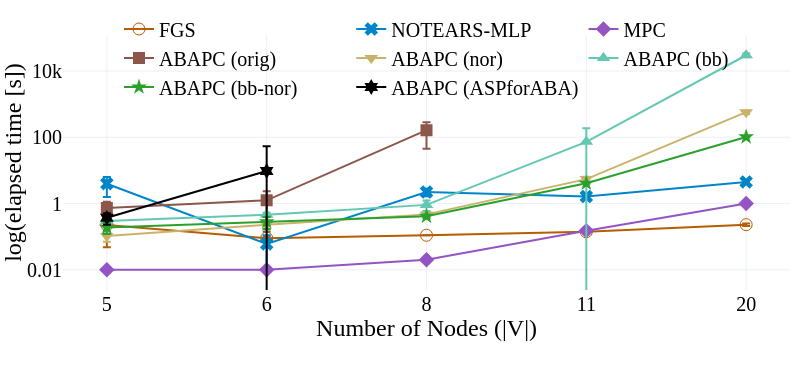
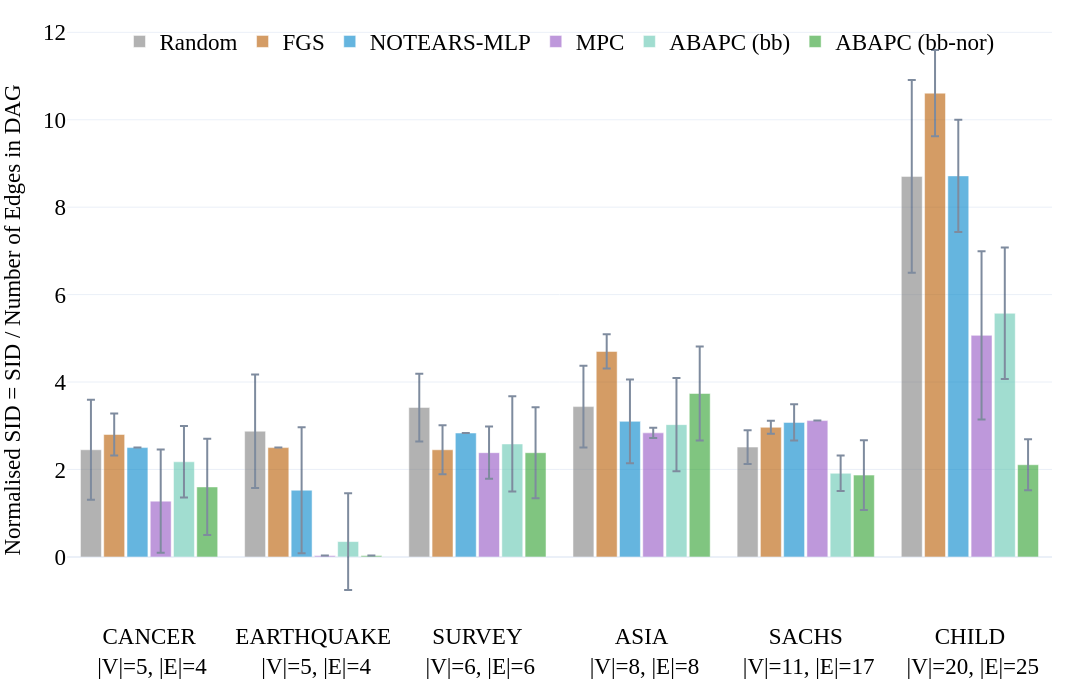

Write notebook code for charts like these, in order.
### Code cell
# Runtime comparison across ABAPC variants and baselines
if len(matched10_runtime_all):
    combined_runtime_all = matched10_runtime_all.copy()
    combined_runtime_all['model'] = combined_runtime_all['model'].replace({'ABAPC (Orig)': 'ABAPC (orig)'})

    aspforaba_runtime_df = load_aspforaba_runtime().copy()
    if len(aspforaba_runtime_df):
        aspforaba_runtime_df = format_runtime_datasets(aspforaba_runtime_df)
        for c in combined_runtime_all.columns:
            if c not in aspforaba_runtime_df.columns:
                aspforaba_runtime_df[c] = np.nan
        for c in aspforaba_runtime_df.columns:
            if c not in combined_runtime_all.columns:
                combined_runtime_all[c] = np.nan
        combined_runtime_all = pd.concat([
            combined_runtime_all,
            aspforaba_runtime_df[combined_runtime_all.columns],
        ], ignore_index=True)

    combined_runtime_names_dict = dict(matched10_names_dict)
    combined_runtime_symbols_dict = dict(matched10_symbols_dict)
    combined_runtime_colors_dict = dict(matched10_colors_dict)
    combined_runtime_names_dict['abapc_orig'] = 'ABAPC (orig)'
    combined_runtime_names_dict['pure_abapc'] = 'ABAPC (ASPforABA)'
    combined_runtime_symbols_dict['pure_abapc'] = 'hexagram'
    combined_runtime_colors_dict['pure_abapc'] = 'black'

    combined_runtime_methods = [
        m for m in ['fgs', 'nt', 'mpc', 'abapc_orig', 'abapc_nor', 'abapc_bb', 'abapc_bb_nor', 'pure_abapc']
        if combined_runtime_names_dict[m] in combined_runtime_all['model'].unique()
    ]
    print('Matched-10 runtime models:', [combined_runtime_names_dict[m] for m in combined_runtime_methods])
    plot_runtime(
        combined_runtime_all, ['n_nodes'], '', combined_runtime_names_dict, combined_runtime_symbols_dict, combined_runtime_colors_dict,
        combined_runtime_methods,
        share_y=False, save_figs=save_figs, model_aliases=combined_runtime_names_dict,
        output_name=str(REPO_ROOT / 'results/figs/Fig.2_runtime.html'),
        debug=False, font_size=20, plot_height=370, plot_width=800
    )
else:
    print('No matched-10 runtime results found.')

# Paper plots: baselines against ABAPC (bb) and ABAPC (bb-nor) only
paper_methods = ['Random', 'FGS', 'NOTEARS-MLP', 'MPC', 'ABAPC (bb)', 'ABAPC (bb-nor)']
paper_dag_all = matched10_dag_all[matched10_dag_all['model'].isin(paper_methods)].copy() if len(matched10_dag_all) else matched10_dag_all
paper_cpdag_all = matched10_cpdag_all[matched10_cpdag_all['model'].isin(paper_methods)].copy() if len(matched10_cpdag_all) else matched10_cpdag_all
paper_methods_dag = [m for m in paper_methods if len(paper_dag_all) and m in paper_dag_all['model'].unique()]
paper_methods_cpdag = [m for m in paper_methods if len(paper_cpdag_all) and m in paper_cpdag_all['model'].unique()]
print('Paper DAG models:', paper_methods_dag)
print('Paper CPDAG models:', paper_methods_cpdag)

if len(paper_dag_all):
    bar_chart_plotly(
        paper_dag_all, 'p_SID', matched10_names_dict, matched10_colors_dict, paper_methods_dag,
        save_figs=save_figs, font_size=23, output_name=str(REPO_ROOT / 'results/figs/Fig.bn_matched10_dag_SID.html'),
        debug=False
    )
    double_bar_chart_plotly(
        paper_dag_all, ['p_shd','F1'], matched10_names_dict, matched10_colors_dict, paper_methods_dag,
        save_figs=save_figs, font_size=23, output_name=str(REPO_ROOT / 'results/figs/Fig.bn_matched10_dag_SHD_F1.html'),
        debug=False, range_y1=[0,2.6], range_y2=[0,5.6], rect_exp=0.01
    )
    double_bar_chart_plotly(
        paper_dag_all, ['precision','recall'], matched10_names_dict, matched10_colors_dict, paper_methods_dag,
        save_figs=save_figs, font_size=23, output_name=str(REPO_ROOT / 'results/figs/Fig.bn_matched10_dag_prec_rec.html'),
        debug=False
    )
else:
    print('No matched-10 DAG paper results found.')

if len(paper_cpdag_all):
    double_bar_chart_plotly(
        paper_cpdag_all, ['p_SID_low','p_SID_high'], matched10_names_dict, matched10_colors_dict, paper_methods_cpdag,
        save_figs=save_figs, font_size=23, output_name=str(REPO_ROOT / 'results/figs/Fig.2_SID_cpdag_matched10.html'),
        debug=False, range_y1=[0,6], range_y2=[0,6], rect_exp=0.01
    )
    double_bar_chart_plotly(
        paper_cpdag_all, ['p_shd','F1'], matched10_names_dict, matched10_colors_dict, paper_methods_cpdag,
        save_figs=save_figs, font_size=23, output_name=str(REPO_ROOT / 'results/figs/Fig.bn_matched10_cpdag_SHD_F1.html'),
        debug=False, range_y1=[0,6], range_y2=[0,6], rect_exp=0.01
    )
else:
    print('No matched-10 CPDAG paper results found.')

child_matched10 = paper_dag_all[paper_dag_all['dataset'].astype(str).str.startswith('CHILD')].copy() if len(paper_dag_all) else paper_dag_all
if len(child_matched10) and len(paper_cpdag_all):
    child_cpdag = paper_cpdag_all[paper_cpdag_all['dataset'].astype(str).str.startswith('CHILD')][['model','SID_low_mean','SID_high_mean']].copy()
    display(child_matched10[['model','elapsed_mean','precision_mean','recall_mean','F1_mean','shd_mean','SID_mean']].merge(child_cpdag, on='model', how='left').sort_values('model'))

### Figure 1 — Plotly figure (JSON) as saved in the notebook; plotly's stock layout.template omitted (floating-point values rounded to 4 significant figures)
{"data": [{"error_y": {"array": [0.1768, 0.01, 0, 0.01, 0.02], "thickness": 2, "type": "data"}, "line": {"color": "#b85c00", "simplify": true, "width": 2}, "marker": {"color": "#b85c00", "size": 12, "symbol": "circle-open-dot"}, "mode": "lines+markers", "name": "FGS", "showlegend": true, "type": "scatter", "x": ["5", "6", "8", "11", "20"], "xaxis": "x", "y": [0.225, 0.09, 0.11, 0.14, 0.23], "yaxis": "y"}, {"error_y": {"array": [2.39, 0.05, 0.58, 0.27, 0.63], "thickness": 2, "type": "data"}, "line": {"color": "#0085CA", "simplify": true, "width": 2}, "marker": {"color": "#0085CA", "size": 12, "symbol": "x"}, "mode": "lines+markers", "name": "NOTEARS-MLP", "showlegend": true, "type": "scatter", "x": ["5", "6", "8", "11", "20"], "xaxis": "x", "y": [3.96, 0.06, 2.23, 1.63, 4.48], "yaxis": "y"}, {"error_y": {"array": [0, 0, 0, 0, 0.02], "thickness": 2, "type": "data"}, "line": {"color": "#9454c4", "simplify": true, "width": 2}, "marker": {"color": "#9454c4", "size": 12, "symbol": "diamond-dot"}, "mode": "lines+markers", "name": "MPC", "showlegend": true, "type": "scatter", "x": ["5", "6", "8", "11", "20"], "xaxis": "x", "y": [0.01, 0.01, 0.02, 0.15, 1], "yaxis": "y"}, {"error_y": {"array": [0.396, 1.11, 119.8, null, null], "thickness": 2, "type": "data"}, "line": {"color": "#8c564b", "simplify": true, "width": 2}, "marker": {"color": "#8c564b", "size": 12, "symbol": "square-dot"}, "mode": "lines+markers", "name": "ABAPC (orig)", "showlegend": true, "type": "scatter", "x": ["5", "6", "8", "11", "20"], "xaxis": "x", "y": [0.73, 1.25, 164.6, null, null], "yaxis": "y"}, {"error_y": {"array": [0.03536, 0.07, 0.08, 1, 71.05], "thickness": 2, "type": "data"}, "line": {"color": "#c9b36b", "simplify": true, "width": 2}, "marker": {"color": "#c9b36b", "size": 12, "symbol": "triangle-down-dot"}, "mode": "lines+markers", "name": "ABAPC (nor)", "showlegend": true, "type": "scatter", "x": ["5", "6", "8", "11", "20"], "xaxis": "x", "y": [0.105, 0.23, 0.47, 5.46, 575.3], "yaxis": "y"}, {"error_y": {"array": [0.1344, 0.07, 0.32, 114.1, 3703.0], "thickness": 2, "type": "data"}, "line": {"color": "#63c7b2", "simplify": true, "width": 2}, "marker": {"color": "#63c7b2", "size": 12, "symbol": "triangle-up-dot"}, "mode": "lines+markers", "name": "ABAPC (bb)", "showlegend": true, "type": "scatter", "x": ["5", "6", "8", "11", "20"], "xaxis": "x", "y": [0.295, 0.46, 0.91, 73.1, 30060.0], "yaxis": "y"}, {"error_y": {"array": [0.07071, 0.11, 0.05, 0.15, 4.14], "thickness": 2, "type": "data"}, "line": {"color": "#2ca02c", "simplify": true, "width": 2}, "marker": {"color": "#2ca02c", "size": 12, "symbol": "star"}, "mode": "lines+markers", "name": "ABAPC (bb-nor)", "showlegend": true, "type": "scatter", "x": ["5", "6", "8", "11", "20"], "xaxis": "x", "y": [0.19, 0.28, 0.41, 4.1, 102.5], "yaxis": "y"}, {"error_y": {"array": [0.1414, 43.85, null, null, null], "thickness": 2, "type": "data"}, "line": {"color": "black", "simplify": true, "width": 2}, "marker": {"color": "black", "size": 12, "symbol": "hexagram"}, "mode": "lines+markers", "name": "ABAPC (ASPforABA)", "showlegend": true, "type": "scatter", "x": ["5", "6", "8", "11", "20"], "xaxis": "x", "y": [0.37, 9.62, null, null, null], "yaxis": "y"}], "layout": {"font": {"color": "black", "family": "Serif", "size": 20}, "height": 370, "legend": {"bgcolor": "rgba(255,255,255,0)", "bordercolor": "rgba(255,255,255,0)", "orientation": "h", "x": 0.5, "xanchor": "center", "y": 1.1, "yanchor": "top"}, "margin": {"b": 80, "l": 10, "r": 10, "t": 10}, "width": 800, "xaxis": {"anchor": "y", "categoryarray": ["5", "6", "8", "11", "20"], "categoryorder": "array", "domain": [0, 1], "side": "bottom", "title": {"standoff": 0, "text": "Number of Nodes (|V|)"}, "type": "category"}, "yaxis": {"anchor": "x", "domain": [0, 1], "matches": "y", "title": {"standoff": 0, "text": "log(elapsed time [s])"}, "type": "log"}}}

### Figure 2 — Plotly figure (JSON) as saved in the notebook; plotly's stock layout.template omitted (floating-point values rounded to 4 significant figures)
{"data": [{"error_y": {"array": [1.143, 1.298, 0.775, 0.9363, 0.3853, 2.204], "type": "data", "visible": true}, "marker": {"color": "#7f7f7f"}, "name": "Random", "opacity": 0.6, "type": "bar", "x": ["CANCER<br> |V|=5, |E|=4", "EARTHQUAKE<br> |V|=5, |E|=4", "SURVEY<br> |V|=6, |E|=6", "ASIA<br> |V|=8, |E|=8", "SACHS<br> |V|=11, |E|=17", "CHILD<br> |V|=20, |E|=25"], "y": [2.45, 2.875, 3.417, 3.438, 2.512, 8.704]}, {"error_y": {"array": [0.4825, 0.0, 0.5617, 0.3912, 0.1471, 0.9876], "type": "data", "visible": true}, "marker": {"color": "#b85c00"}, "name": "FGS", "opacity": 0.6, "type": "bar", "x": ["CANCER<br> |V|=5, |E|=4", "EARTHQUAKE<br> |V|=5, |E|=4", "SURVEY<br> |V|=6, |E|=6", "ASIA<br> |V|=8, |E|=8", "SACHS<br> |V|=11, |E|=17", "CHILD<br> |V|=20, |E|=25"], "y": [2.8, 2.5, 2.45, 4.7, 2.965, 10.61]}, {"error_y": {"array": [0.0, 1.44, 0.0, 0.9587, 0.4159, 1.283], "type": "data", "visible": true}, "marker": {"color": "#0085CA"}, "name": "NOTEARS-MLP", "opacity": 0.6, "type": "bar", "x": ["CANCER<br> |V|=5, |E|=4", "EARTHQUAKE<br> |V|=5, |E|=4", "SURVEY<br> |V|=6, |E|=6", "ASIA<br> |V|=8, |E|=8", "SACHS<br> |V|=11, |E|=17", "CHILD<br> |V|=20, |E|=25"], "y": [2.5, 1.525, 2.833, 3.1, 3.076, 8.716]}, {"error_y": {"array": [1.18, 0.0, 0.5983, 0.1187, 0.0, 1.924], "type": "data", "visible": true}, "marker": {"color": "#9454c4"}, "name": "MPC", "opacity": 0.6, "type": "bar", "x": ["CANCER<br> |V|=5, |E|=4", "EARTHQUAKE<br> |V|=5, |E|=4", "SURVEY<br> |V|=6, |E|=6", "ASIA<br> |V|=8, |E|=8", "SACHS<br> |V|=11, |E|=17", "CHILD<br> |V|=20, |E|=25"], "y": [1.275, 0.03, 2.383, 2.837, 3.118, 5.068]}, {"error_y": {"array": [0.8175, 1.107, 1.09, 1.066, 0.4071, 1.505], "type": "data", "visible": true}, "marker": {"color": "#63c7b2"}, "name": "ABAPC (bb)", "opacity": 0.6, "type": "bar", "x": ["CANCER<br> |V|=5, |E|=4", "EARTHQUAKE<br> |V|=5, |E|=4", "SURVEY<br> |V|=6, |E|=6", "ASIA<br> |V|=8, |E|=8", "SACHS<br> |V|=11, |E|=17", "CHILD<br> |V|=20, |E|=25"], "y": [2.175, 0.35, 2.583, 3.025, 1.912, 5.572]}, {"error_y": {"array": [1.1, 0.0, 1.042, 1.076, 0.7971, 0.582], "type": "data", "visible": true}, "marker": {"color": "#2ca02c"}, "name": "ABAPC (bb-nor)", "opacity": 0.6, "type": "bar", "x": ["CANCER<br> |V|=5, |E|=4", "EARTHQUAKE<br> |V|=5, |E|=4", "SURVEY<br> |V|=6, |E|=6", "ASIA<br> |V|=8, |E|=8", "SACHS<br> |V|=11, |E|=17", "CHILD<br> |V|=20, |E|=25"], "y": [1.6, 0.03, 2.383, 3.737, 1.871, 2.108]}], "layout": {"bargap": 0.15, "bargroupgap": 0.1, "barmode": "group", "font": {"color": "black", "family": "Serif", "size": 23}, "height": 700, "hovermode": "x unified", "legend": {"bgcolor": "rgba(255,255,255,0)", "bordercolor": "rgba(255,255,255,0)", "orientation": "h", "x": 0.5, "xanchor": "center", "y": 1, "yanchor": "top"}, "margin": {"b": 80, "l": 40, "r": 40, "t": 20}, "width": 1600, "yaxis": {"title": {"font": {"size": 23}, "text": "Normalised SID = SID / Number of Edges in DAG"}}}}
